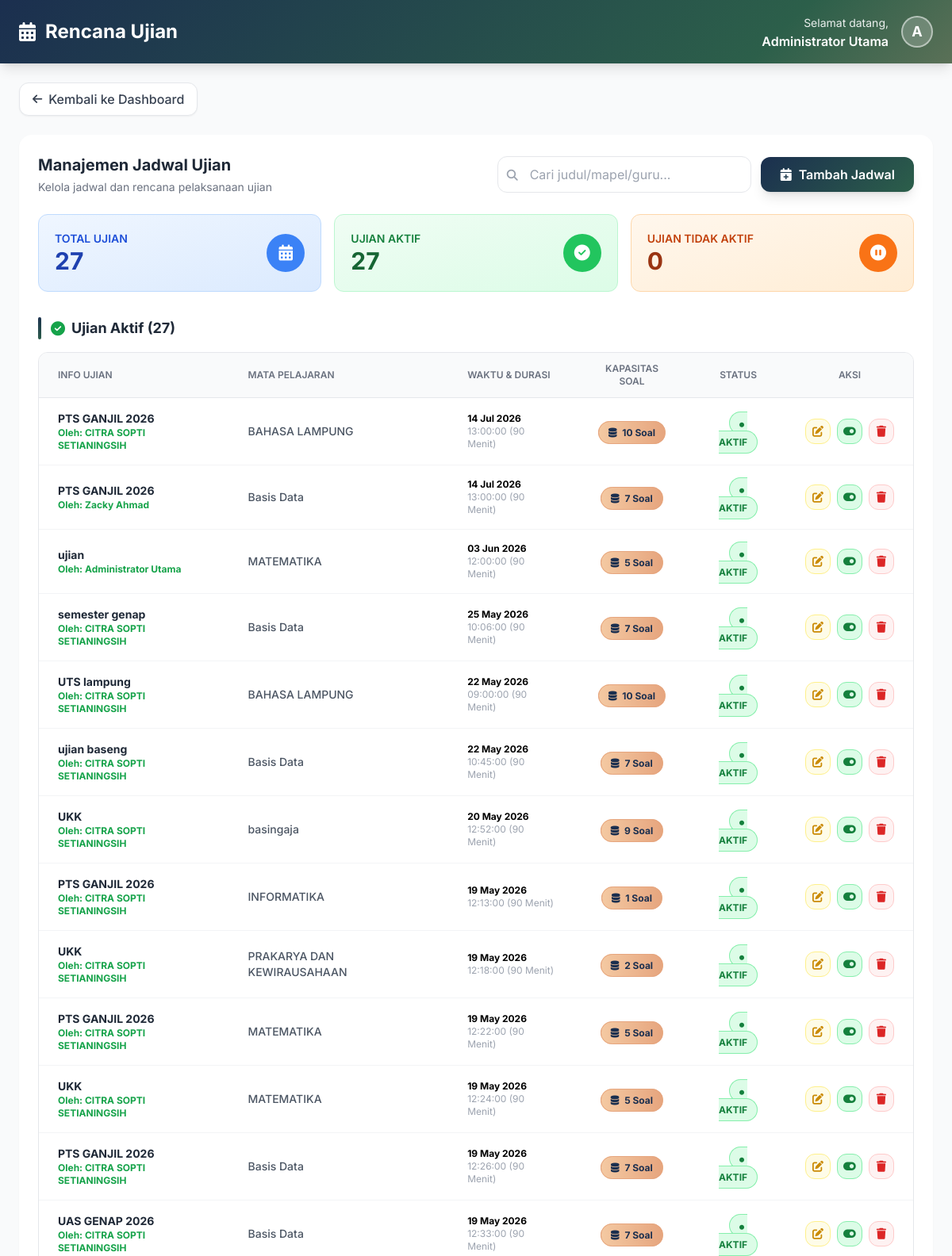
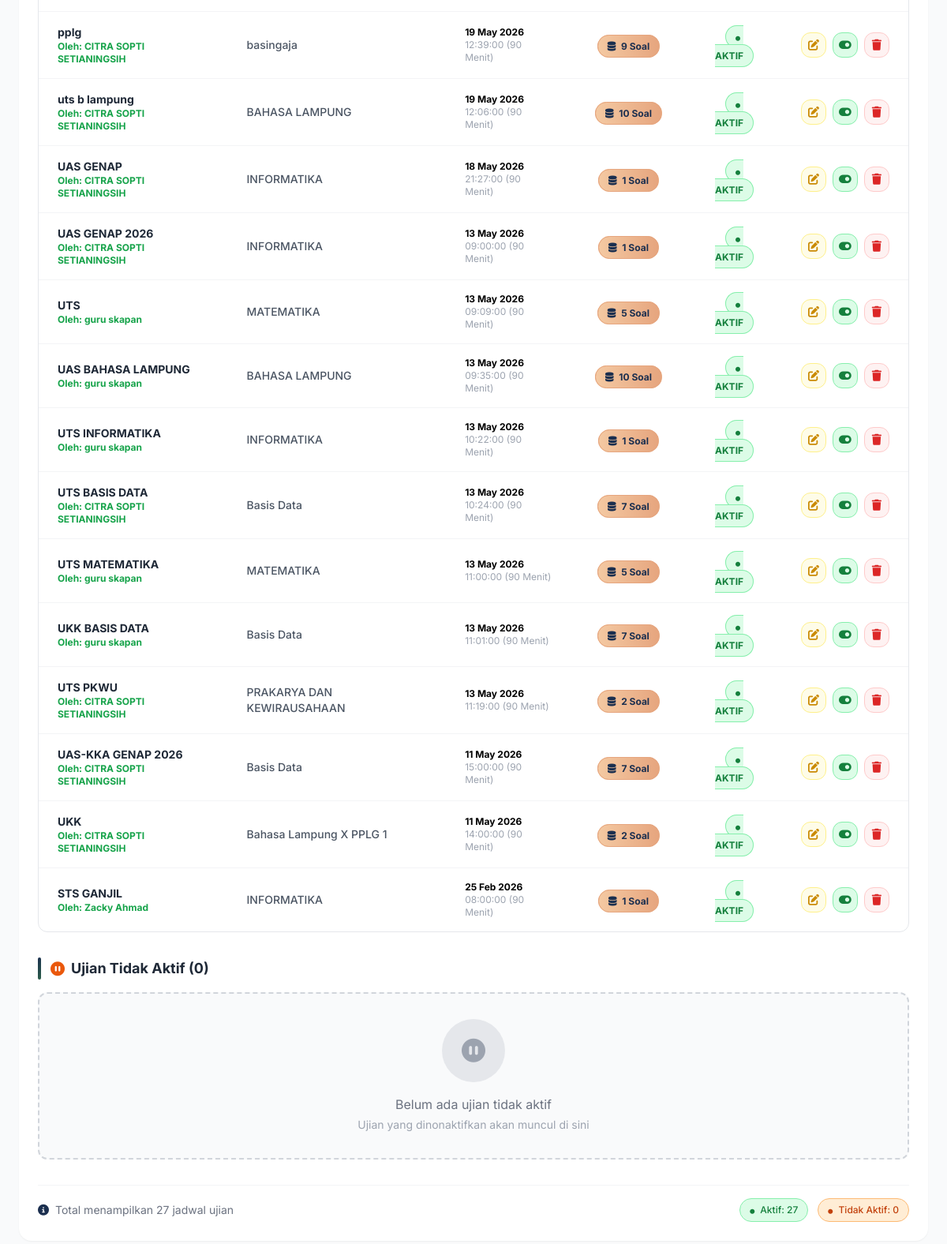
Screenshot of /cbt_sekolah/pages/admin/rencana_ujian.php (signed in) with the database file from the repository (2 pictures, top to bottom).
### tables this page shows
CREATE TABLE `tb_ujian` (
  `id_ujian` int(11) NOT NULL,
  `id_mapel` int(11) NOT NULL,
  `id_guru` int(11) NOT NULL,
  `judul_ujian` varchar(200) NOT NULL,
  `tanggal_ujian` date NOT NULL,
  `jam_mulai` time NOT NULL,
  `jam_selesai` time NOT NULL,
  `durasi_menit` int(11) NOT NULL,
  `token` varchar(10) DEFAULT NULL,
  `tampil_nilai` enum('0','1') DEFAULT '0',
  `acak_soal` enum('0','1') DEFAULT '0',
  `anti_tab` enum('0','1') DEFAULT '0',
  `status_ujian` enum('aktif','nonaktif') DEFAULT 'aktif'
);

### cbt_sekolah/pages/admin/rencana_ujian.php (the view, shortened to what the rows shown need)
<?php
require_once '../../config/koneksi.php';
$search = isset($_GET['search']) ? $_GET['search'] : '';
if (!empty($search)) {
    $query = "SELECT u.*,
              COALESCE(m.nama_mapel, 'Mapel telah dihapus') as nama_mapel,
              COALESCE(g.nama_lengkap, 'Tidak diketahui') as nama_guru,
              (SELECT COUNT(*) FROM tb_soal WHERE id_mapel = u.id_mapel) as jml_bank_soal
              FROM tb_ujian u
              LEFT JOIN tb_mapel m ON u.id_mapel = m.id_mapel
              LEFT JOIN tb_users g ON u.id_guru = g.id_user
              WHERE u.judul_ujian LIKE :search
                 OR m.nama_mapel LIKE :search
                 OR g.nama_lengkap LIKE :search
              ORDER BY u.tanggal_ujian DESC";
    $stmt = $pdo->prepare($query);
    $stmt->execute(['search' => "%$search%"]);
} else {
    $query = "SELECT u.*,
              COALESCE(m.nama_mapel, 'Mapel telah dihapus') as nama_mapel,
              COALESCE(g.nama_lengkap, 'Tidak diketahui') as nama_guru,
              (SELECT COUNT(*) FROM tb_soal WHERE id_mapel = u.id_mapel) as jml_bank_soal
              FROM tb_ujian u
              LEFT JOIN tb_mapel m ON u.id_mapel = m.id_mapel
              LEFT JOIN tb_users g ON u.id_guru = g.id_user
              ORDER BY u.tanggal_ujian DESC";
    $stmt = $pdo->query($query);
}
$ujian = $stmt->fetchAll();
$ujian_aktif = [];
$ujian_tidak_aktif = [];
foreach ($ujian as $u) {
    $status = isset($u['status_ujian']) ? trim($u['status_ujian']) : '';
    if ($status == 'aktif') {
        $ujian_aktif[] = $u;
    }
    else {
        $ujian_tidak_aktif[] = $u;
        if ($status == '' || $status == '-' || $status == 'NULL' || $status == 'null' || $status == '0' || $status == null) {
            $pdo->prepare("UPDATE tb_ujian SET status_ujian = 'tidak_aktif' WHERE id_ujian = ?")->execute([$u['id_ujian']]);
        }
    }
}
$total_aktif = count($ujian_aktif);
?>
<!DOCTYPE html>
<html lang="id">
<head>
    <script src="https://cdn.tailwindcss.com"></script>
    <link rel="stylesheet" href="https://cdnjs.cloudflare.com/ajax/libs/font-awesome/6.4.0/css/all.min.css">
    <link rel="stylesheet" href="https://cdn.jsdelivr.net/npm/flatpickr/dist/flatpickr.min.css">
</head>
<body class="bg-gray-50 font-sans">
    <div class="w-full transition-all duration-300">
        <header class="gradient-bg shadow-lg py-4 px-6 flex justify-between items-center sticky top-0 z-40">
            <div class="flex items-center space-x-3">
                <h1 class="text-2xl font-bold text-white">Rencana Ujian</h1>
            </div>
        </header>
        <main class="p-6">
            <div class="bg-white rounded-2xl shadow-sm p-6">
                <div class="flex flex-col md:flex-row justify-between items-start md:items-center mb-6 gap-4">
                    <div>
                        <h2 class="text-xl font-bold text-gray-800">Manajemen Jadwal Ujian</h2>
                    </div>
                </div>
                <div class="mb-8">
                    <?php if ($total_aktif > 0): ?>
                        <div class="overflow-x-auto rounded-xl border border-gray-200">
                            <table class="w-full">
                                <thead class="bg-gray-50">
                                    <tr class="border-b border-gray-200">
                                        <th class="px-6 py-3 text-left text-xs font-semibold text-gray-500 uppercase">Info Ujian</th>
                                        <th class="px-6 py-3 text-left text-xs font-semibold text-gray-500 uppercase">Mata Pelajaran</th>
                                        <th class="px-6 py-3 text-left text-xs font-semibold text-gray-500 uppercase">Waktu & Durasi</th>
                                        <th class="px-6 py-3 text-center text-xs font-semibold text-gray-500 uppercase">Kapasitas Soal</th>
                                        <th class="px-6 py-3 text-center text-xs font-semibold text-gray-500 uppercase">Status</th>
                                        <th class="px-6 py-3 text-center text-xs font-semibold text-gray-500 uppercase">Aksi</th>
                                    </tr>
                                </thead>
                                <tbody class="divide-y divide-gray-100">
                                    <?php foreach ($ujian_aktif as $u): ?>
                                        <tr class="hover:bg-green-50/50 transition duration-300">
                                            <td class="px-6 py-4">
                                                <p class="text-sm font-bold text-gray-800"><?= htmlspecialchars($u['judul_ujian']) ?></p>
                                                <p class="text-xs text-green-600 font-bold">Oleh: <?= htmlspecialchars($u['nama_guru']) ?></p>
                                            </td>
                                            <td class="px-6 py-4">
                                                <p class="text-sm font-medium text-gray-600"><?= htmlspecialchars($u['nama_mapel']) ?></p>
                                            </td>
                                            <td class="px-6 py-4">
                                                <p class="text-xs font-bold"><?= date('d M Y', strtotime($u['tanggal_ujian'])) ?></p>
                                                <p class="text-xs text-gray-400"><?= $u['jam_mulai'] ?> (<?= $u['durasi_menit'] ?> Menit)</p>
                                            </td>
                                            <td class="px-6 py-4 text-center">
                                                <span class="bg-gradient-to-r from-[#F4C9A2] to-[#E6A57E] text-[#1B2F4F] text-xs font-bold px-3 py-1.5 rounded-full border border-[#E6A57E]">
                                                    <i class="fas fa-database mr-1"></i> <?= $u['jml_bank_soal'] ?> Soal
                                                </span>
                                            </td>
                                            <td class="px-6 py-4 text-center">
                                                <span class="px-3 py-1.5 rounded-full text-xs font-bold uppercase bg-green-100 text-green-700 border border-green-300">
                                                    <i class="fas fa-circle text-[6px] mr-1 text-green-700"></i>
                                                    AKTIF
                                                </span>
                                            </td>
                                            <td class="px-6 py-4">
                                                <div class="flex items-center justify-center space-x-2">
                                                    <a href="ujian_edit.php?id=<?= $u['id_ujian'] ?>" class="action-btn w-8 h-8 rounded-xl bg-yellow-50 text-yellow-600 hover:bg-[#E6A57E] hover:text-white flex items-center justify-center transition-all border border-yellow-200" title="Edit Ujian">
                                                        <i class="fas fa-edit text-sm"></i>
                                                    </a>
                                                    <button onclick="ubahStatus(<?= $u['id_ujian'] ?>, '<?= $u['status_ujian'] ?>', '<?= htmlspecialchars(addslashes($u['judul_ujian'])) ?>')"
                                                            class="action-btn w-8 h-8 rounded-xl bg-green-100 text-green-700 hover:bg-orange-600 hover:text-white flex items-center justify-center transition-all border border-green-300"
                                                            title="Nonaktifkan Ujian">
                                                        <i class="fas fa-toggle-on text-sm"></i>
                                                    </button>
                                                    <button onclick="hapusUjian(<?= $u['id_ujian'] ?>, '<?= htmlspecialchars(addslashes($u['judul_ujian'])) ?>')"
                                                            class="action-btn w-8 h-8 rounded-xl bg-red-50 text-red-600 hover:bg-red-500 hover:text-white flex items-center justify-center transition-all border border-red-200"
                                                            title="Hapus Ujian">
                                                        <i class="fas fa-trash text-sm"></i>
                                                    </button>
                                                </div>
                                            </td>
                                        </tr>
                                    <?php endforeach; ?>
                                </tbody>
                            </table>
                        </div>
                    <?php endif; ?>
                </div>
            </div>
        </main>
    </div>
</body>
</html>

### rows the page displays
tb_ujian: judul_ujian "PTS GANJIL 2026", nama_guru "CITRA SOPTI SETIANINGSIH", nama_mapel "BAHASA LAMPUNG", tanggal_ujian "14 Jul 2026", jam_mulai "13:00:00", durasi_menit "90", jml_bank_soal "10"
tb_ujian: judul_ujian "PTS GANJIL 2026", nama_guru "Zacky Ahmad", nama_mapel "Basis Data", tanggal_ujian "14 Jul 2026", jam_mulai "13:00:00", durasi_menit "90", jml_bank_soal "7"
tb_ujian: judul_ujian "ujian", nama_guru "Administrator Utama", nama_mapel "MATEMATIKA", tanggal_ujian "03 Jun 2026", jam_mulai "12:00:00", durasi_menit "90", jml_bank_soal "5"
tb_ujian: judul_ujian "semester genap", nama_guru "CITRA SOPTI SETIANINGSIH", nama_mapel "Basis Data", tanggal_ujian "25 May 2026", jam_mulai "10:06:00", durasi_menit "90", jml_bank_soal "7"
tb_ujian: judul_ujian "UTS lampung", nama_guru "CITRA SOPTI SETIANINGSIH", nama_mapel "BAHASA LAMPUNG", tanggal_ujian "22 May 2026", jam_mulai "09:00:00", durasi_menit "90", jml_bank_soal "10"
tb_ujian: judul_ujian "ujian baseng", nama_guru "CITRA SOPTI SETIANINGSIH", nama_mapel "Basis Data", tanggal_ujian "22 May 2026", jam_mulai "10:45:00", durasi_menit "90", jml_bank_soal "7"
tb_ujian: judul_ujian "UKK", nama_guru "CITRA SOPTI SETIANINGSIH", nama_mapel "basingaja", tanggal_ujian "20 May 2026", jam_mulai "12:52:00", durasi_menit "90", jml_bank_soal "9"
tb_ujian: judul_ujian "PTS GANJIL 2026", nama_guru "CITRA SOPTI SETIANINGSIH", nama_mapel "INFORMATIKA", tanggal_ujian "19 May 2026", jam_mulai "12:13:00", durasi_menit "90", jml_bank_soal "1"
tb_ujian: judul_ujian "UKK", nama_guru "CITRA SOPTI SETIANINGSIH", nama_mapel "PRAKARYA DAN KEWIRAUSAHAAN", tanggal_ujian "19 May 2026", jam_mulai "12:18:00", durasi_menit "90", jml_bank_soal "2"
tb_ujian: judul_ujian "PTS GANJIL 2026", nama_guru "CITRA SOPTI SETIANINGSIH", nama_mapel "MATEMATIKA", tanggal_ujian "19 May 2026", jam_mulai "12:22:00", durasi_menit "90", jml_bank_soal "5"
tb_ujian: judul_ujian "UKK", nama_guru "CITRA SOPTI SETIANINGSIH", nama_mapel "MATEMATIKA", tanggal_ujian "19 May 2026", jam_mulai "12:24:00", durasi_menit "90", jml_bank_soal "5"
tb_ujian: judul_ujian "PTS GANJIL 2026", nama_guru "CITRA SOPTI SETIANINGSIH", nama_mapel "Basis Data", tanggal_ujian "19 May 2026", jam_mulai "12:26:00", durasi_menit "90", jml_bank_soal "7"
tb_ujian: judul_ujian "UAS GENAP 2026", nama_guru "CITRA SOPTI SETIANINGSIH", nama_mapel "Basis Data", tanggal_ujian "19 May 2026", jam_mulai "12:33:00", durasi_menit "90", jml_bank_soal "7"
tb_ujian: judul_ujian "pplg", nama_guru "CITRA SOPTI SETIANINGSIH", nama_mapel "basingaja", tanggal_ujian "19 May 2026", jam_mulai "12:39:00", durasi_menit "90", jml_bank_soal "9"
tb_ujian: judul_ujian "uts b lampung", nama_guru "CITRA SOPTI SETIANINGSIH", nama_mapel "BAHASA LAMPUNG", tanggal_ujian "19 May 2026", jam_mulai "12:06:00", durasi_menit "90", jml_bank_soal "10"
tb_ujian: judul_ujian "UAS GENAP", nama_guru "CITRA SOPTI SETIANINGSIH", nama_mapel "INFORMATIKA", tanggal_ujian "18 May 2026", jam_mulai "21:27:00", durasi_menit "90", jml_bank_soal "1"
tb_ujian: judul_ujian "UAS GENAP 2026", nama_guru "CITRA SOPTI SETIANINGSIH", nama_mapel "INFORMATIKA", tanggal_ujian "13 May 2026", jam_mulai "09:00:00", durasi_menit "90", jml_bank_soal "1"
tb_ujian: judul_ujian "UTS", nama_guru "guru skapan", nama_mapel "MATEMATIKA", tanggal_ujian "13 May 2026", jam_mulai "09:09:00", durasi_menit "90", jml_bank_soal "5"
tb_ujian: judul_ujian "UAS BAHASA LAMPUNG", nama_guru "guru skapan", nama_mapel "BAHASA LAMPUNG", tanggal_ujian "13 May 2026", jam_mulai "09:35:00", durasi_menit "90", jml_bank_soal "10"
tb_ujian: judul_ujian "UTS INFORMATIKA", nama_guru "guru skapan", nama_mapel "INFORMATIKA", tanggal_ujian "13 May 2026", jam_mulai "10:22:00", durasi_menit "90", jml_bank_soal "1"
tb_ujian: judul_ujian "UTS BASIS DATA", nama_guru "CITRA SOPTI SETIANINGSIH", nama_mapel "Basis Data", tanggal_ujian "13 May 2026", jam_mulai "10:24:00", durasi_menit "90", jml_bank_soal "7"
tb_ujian: judul_ujian "UTS MATEMATIKA", nama_guru "guru skapan", nama_mapel "MATEMATIKA", tanggal_ujian "13 May 2026", jam_mulai "11:00:00", durasi_menit "90", jml_bank_soal "5"
tb_ujian: judul_ujian "UKK BASIS DATA", nama_guru "guru skapan", nama_mapel "Basis Data", tanggal_ujian "13 May 2026", jam_mulai "11:01:00", durasi_menit "90", jml_bank_soal "7"
tb_ujian: judul_ujian "UTS PKWU", nama_guru "CITRA SOPTI SETIANINGSIH", nama_mapel "PRAKARYA DAN KEWIRAUSAHAAN", tanggal_ujian "13 May 2026", jam_mulai "11:19:00", durasi_menit "90", jml_bank_soal "2"
tb_ujian: judul_ujian "UAS-KKA GENAP 2026", nama_guru "CITRA SOPTI SETIANINGSIH", nama_mapel "Basis Data", tanggal_ujian "11 May 2026", jam_mulai "15:00:00", durasi_menit "90", jml_bank_soal "7"
tb_ujian: judul_ujian "UKK", nama_guru "CITRA SOPTI SETIANINGSIH", nama_mapel "Bahasa Lampung X PPLG 1", tanggal_ujian "11 May 2026", jam_mulai "14:00:00", durasi_menit "90", jml_bank_soal "2"
tb_ujian: judul_ujian "STS GANJIL", nama_guru "Zacky Ahmad", nama_mapel "INFORMATIKA", tanggal_ujian "25 Feb 2026", jam_mulai "08:00:00", durasi_menit "90", jml_bank_soal "1"

### other values shown
$_SESSION['nama'] "Administrator Utama"
substr($_SESSION['nama'], 0, 1) "A"
$total_ujian "27"
$total_aktif "27"
$total_tidak_aktif "0"
